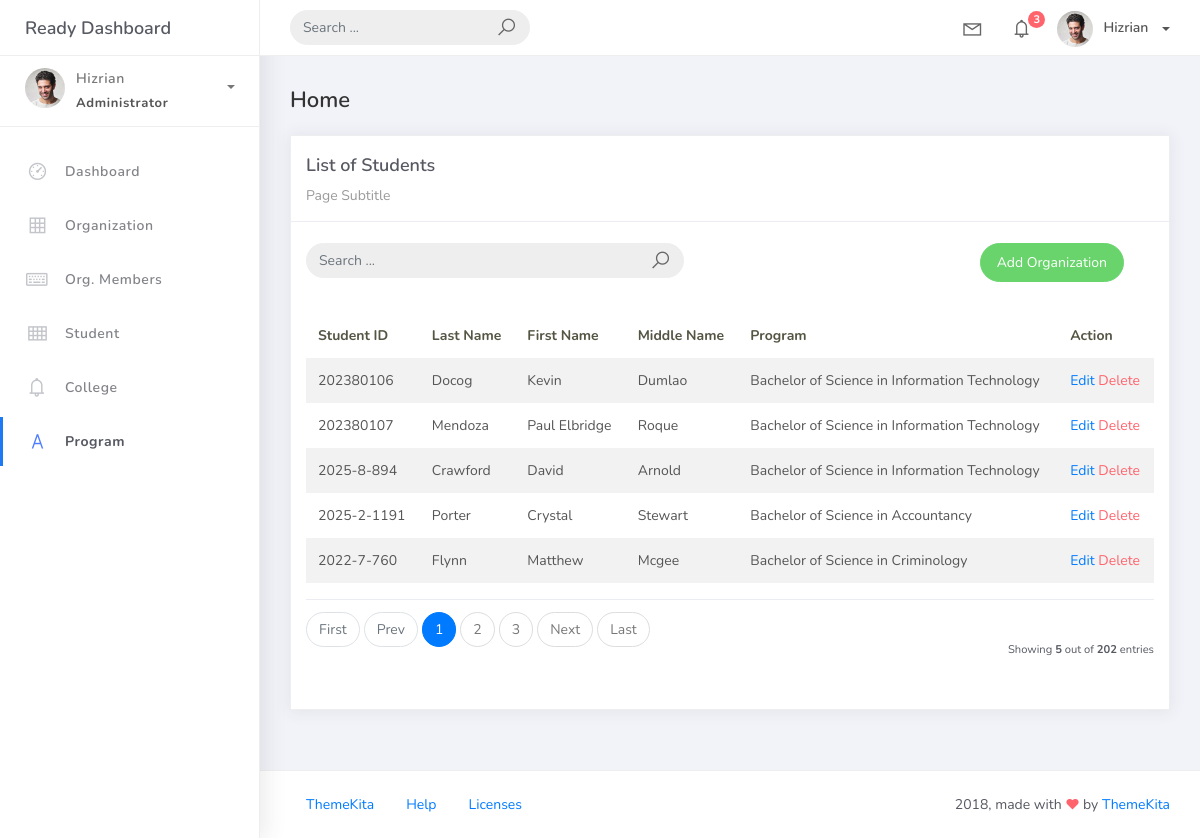
Screenshot of /student_list with the database file from the repository.
### studentorg/models.py (models this page shows, shortened)
class BaseModel(models.Model):
    created_at = models.DateTimeField(auto_now_add=True, db_index=True)
    updated_at = models.DateTimeField(auto_now=True)
    class Meta:
        abstract = True

class Student(BaseModel):
    student_id = models.CharField(max_length=15)
    lastname = models.CharField(max_length=25)
    firstname = models.CharField(max_length=25)
    middlename = models.CharField(max_length=25, blank=True, null=True)
    program = models.ForeignKey(Program, on_delete=models.CASCADE)

class Program(BaseModel):
    prog_name = models.CharField(max_length=150)
    college = models.ForeignKey(College, on_delete=models.CASCADE)
    def __str__(self):
        return self.prog_name

### studentorg/views.py (the view)
# urls.py: path('student_list', StudentList.as_view(), name='student-list'),
class StudentList(ListView):
    model = Student
    context_object_name = 'student'
    template_name = 'student_list.html'
    paginate_by = 5

### templates/student_list.html (shortened to what this page needs)
{% extends 'base.html' %}
{% load static %}
{% block content %}
<div class="content">
    <div class="container-fluid">
        <h4 class="page-title">Home</h4>
        <div class="row">
            <div class="col-md-12">
                <div class="card">
                    <div class="card-header">
                        <div class="card-title">List of Students</div>
                        <div class="card-category">Page Subtitle</div>
                    </div>
                    <br />
                    <div class="col-md-12 row">
                        <div class="col-md-6">
                            <form class="navbar-left navbar-form nav-search mr-md-3" action="">
                                <div class="input-group">
                                    <input type="text" placeholder="Search ..." class="form-control" />
                                    <div class="input-group-append">
                                        <span class="input-group-text">
                                            <i class="la la-search search-icon"></i>
                                        </span>
                                    </div>
                                </div>
                            </form>
                        </div>
                        <div class="col-md-6">
                            <div class="pull-right">
                                <a href="{% url 'student-add' %}" class="btn btn-success btn-rounded">
                                    Add Organization
                                </a>
                            </div>
                        </div>
                    </div>
                    <div class="card-body">
                        <table class="table table-striped mt-3">
                            <thead>
                                <tr>
                                    <th scope="col">Student ID</th>
                                    <th scope="col">Last Name</th>
                                    <th scope="col">First Name</th>
                                    <th scope="col">Middle Name</th>
                                    <th scope="col">Program</th>
                                    <th scope="col">Action</th>
                                </tr>
                            </thead>
                            <tbody>
                                {% for object in object_list %}
                                <tr>
                                    <td>{{ object.student_id }}</td>
                                    <td>{{ object.lastname }}</td>
                                    <td>{{ object.firstname }}</td>
                                    <td>{{ object.middlename }}</td>
                                    <td>{{ object.program }}</td>
                                    <td>
                                        <a href="{% url 'student-update' object.id %}">Edit</a>
                                        <a href="{% url 'student-delete' object.id %}" class="text-danger">Delete</a>
                                    </td>
                                    </tr>
                                {% endfor %}
                            </tbody>
                        </table>
                        {% include 'includes/pagination.html' %}
                    </div>
                </div>
            </div>
        </div>
    </div>
</div>
{% endblock %}

### rows the page displays
Student: student_id "202380106", lastname "Docog", firstname "Kevin", middlename "Dumlao", program "Bachelor of Science in Information Technology"
Student: student_id "202380107", lastname "Mendoza", firstname "Paul Elbridge", middlename "Roque", program "Bachelor of Science in Information Technology"
Student: student_id "2025-8-894", lastname "Crawford", firstname "David", middlename "Arnold", program "Bachelor of Science in Information Technology"
Student: student_id "2025-2-1191", lastname "Porter", firstname "Crystal", middlename "Stewart", program "Bachelor of Science in Accountancy"
Student: student_id "2022-7-760", lastname "Flynn", firstname "Matthew", middlename "Mcgee", program "Bachelor of Science in Criminology"

### other values shown
{{ page_num }} "1"
{{ page_num }} "2" "3"
{{ object_list.count }} "5"
{{ paginator.count }} "202"
